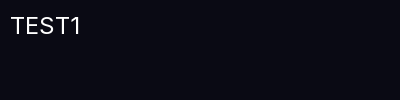

Python code for this plot:
#!/usr/bin/env python3
"""Test PIL text signature."""
from PIL import Image, ImageDraw, ImageFont
from pathlib import Path

img = Image.new("RGB", (400, 100), (10, 10, 20))
draw = ImageDraw.Draw(img)

font_path = Path.home() / ".hermes" / "fonts" / "Inter-Regular.woff2"
font = ImageFont.truetype(str(font_path), 24)

# PIL text signature: text(xy, text, fill=None, font=None, ...)
# So: text((x, y), "TEXT", fill=(r,g,b), font=font)

# Method 1: keyword args
try:
    draw.text((10, 10), "TEST1", fill=(255, 255, 255), font=font)
    print("Method 1 OK: fill=X, font=Y kwargs")
except Exception as e:
    print("Method 1 FAIL:", e)

# Method 2: positional (wrong order - font before fill)
try:
    draw.text((10, 50), "TEST2", font, (255, 255, 255))
    print("Method 2 OK: positional font, fill")
except Exception as e:
    print("Method 2 FAIL:", e)

img.save("/data/data/com.termux/files/home/daily-ai-digest/test4.png")
print("Saved")
